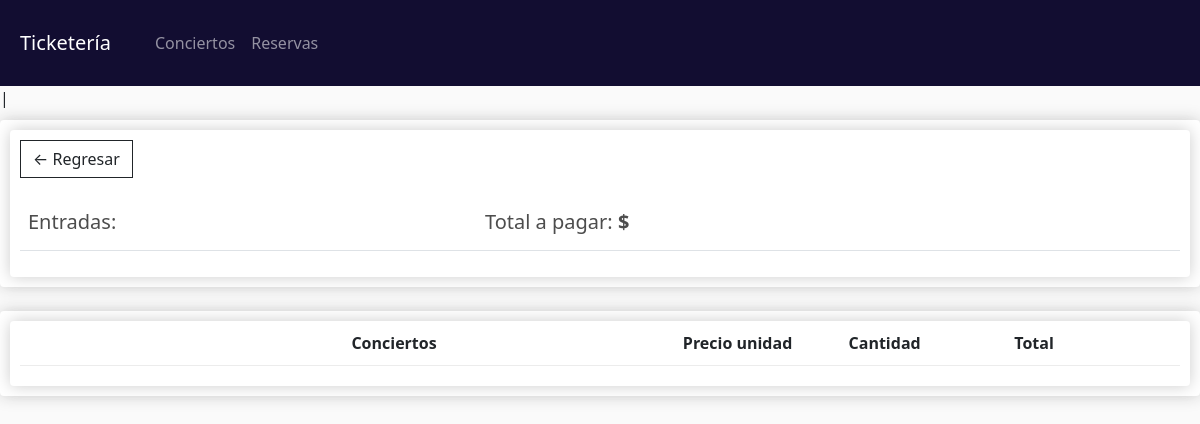
Before: /reservas/ with the older database file.
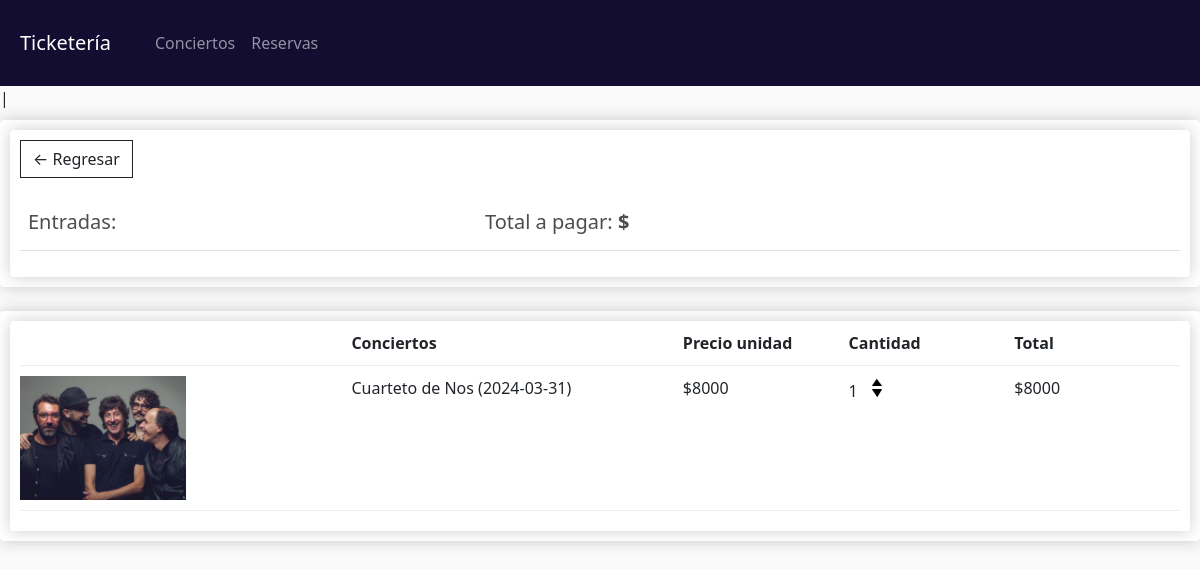
After: the same page with the newer database file.
### recitales/models.py (models this page shows, shortened)
class Reserva(models.Model):
    recital = models.ForeignKey(Recital,on_delete=models.CASCADE, related_name="recital")
    cantidad_entradas = models.IntegerField()
    imagen = models.ImageField(null=True, blank =True)
    @property
    def get_total(self):
        total = self.recital.precio * self.cantidad_entradas
        return total

class Recital(models.Model):
    banda_artista = models.CharField(max_length=64)
    establecimiento = models.ForeignKey(Establecimiento, on_delete=models.CASCADE, related_name="lugar")
    fecha = models.DateField()
    horario = models.TimeField()
    precio = models.IntegerField()
    imagen = models.ImageField(null=True, blank =True)
    def __str__(self) -> str:
        return f"{self.banda_artista}   ({self.fecha}) "

### recitales/views.py (the view)
# urls.py: path('reservas/', views.reservas, name="reservas"),
def reservas(request):
    reservas = Reserva.objects.all()
    usuario = Usuario.objects.first()
    context = {'reservas': reservas, 'usuario' : usuario}
    return render(request, "recitales/reservas.html",context)

### recitales/templates/recitales/reservas.html
{% extends "recitales/main.html" %}
{% load static %}
{% block body%}
|   <div class="row">
	<div class="col-lg-12">
		<div class="box-element">
            <div class="box-element">
                <a  class="btn btn-outline-dark" href="{% url 'index' %}">&#x2190; Regresar </a>
                <br>
                <br>
                <table class="table">
                    <tr>
                        <th><h5>Entradas: <strong>{{usuario.get_total_entradas}}</strong></h5></th>
                        <th><h5>Total a pagar:<strong> ${{usuario.get_total_compra}}</strong></h5></th>
                    </tr>
                </table>
            </div>
		</div>
		<br>
		<div class="box-element">
            <div class="box-element">
                <div class="cart-row">
                    <div style="flex:2"></div>
                    <div style="flex:2"><strong>Conciertos</strong></div>
                    <div style="flex:1"><strong>Precio unidad</strong></div>
                    <div style="flex:1"><strong>Cantidad</strong></div>
                    <div style="flex:1"><strong>Total</strong></div>
                </div>
                {% for reserva in reservas %}
                <div class="cart-row">
                    <div style="flex:2"><img class="row-image" src="{{reserva.imagen.url}}"></div>
                    <div style="flex:2"><p>{{ reserva.recital}}</p></div>
                    <div style="flex:1"><p>${{reserva.recital.precio}}</p></div>
                    <div style="flex:1">
                        <p class="quantity">{{reserva.cantidad_entradas}}</p>
                        <div class="quantity">
                            <img class="chg-quantity" src="{% static  'recitales/images/arrow-up.png' %}">
                            <img class="chg-quantity" src="{% static  'recitales/images/arrow-down.png' %}">
                        </div>
                    </div>
                    <div style="flex:1"><p>${{ reserva.get_total }}</p></div>
                </div>
                {% endfor %}
		</div>
	</div>
</div>
{% endblock body%}

Changed rows visible on the page:
added Reserva: imagen (picture), recital "Cuarteto de Nos (2024-03-31)", recital.precio "8000", cantidad_entradas "1", get_total "8000"
